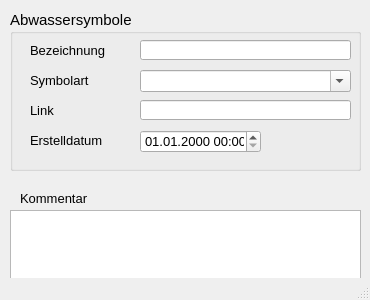
<?xml version="1.0" encoding="UTF-8"?>
<ui version="4.0">
 <class>MainWindow</class>
 <widget class="QMainWindow" name="MainWindow">
  <property name="geometry">
   <rect>
    <x>0</x>
    <y>0</y>
    <width>370</width>
    <height>300</height>
   </rect>
  </property>
  <property name="minimumSize">
   <size>
    <width>370</width>
    <height>300</height>
   </size>
  </property>
  <property name="font">
   <font>
    <family>Tahoma</family>
    <pointsize>10</pointsize>
   </font>
  </property>
  <property name="windowTitle">
   <string>Anbindung Direkteinleiter</string>
  </property>
  <property name="layoutDirection">
   <enum>Qt::LeftToRight</enum>
  </property>
  <widget class="QWidget" name="centralwidget">
   <widget class="QTextEdit" name="kommentar">
    <property name="geometry">
     <rect>
      <x>10</x>
      <y>210</y>
      <width>351</width>
      <height>71</height>
     </rect>
    </property>
    <property name="minimumSize">
     <size>
      <width>0</width>
      <height>0</height>
     </size>
    </property>
    <property name="toolTip">
     <string>&lt;html&gt;&lt;head/&gt;&lt;body&gt;&lt;p&gt;Platz für zusätzliche Kommentare.&lt;/p&gt;&lt;/body&gt;&lt;/html&gt;</string>
    </property>
    <property name="statusTip">
     <string>Platz für zusätzliche Kommentare.</string>
    </property>
   </widget>
   <widget class="QLabel" name="label_15">
    <property name="geometry">
     <rect>
      <x>20</x>
      <y>190</y>
      <width>81</width>
      <height>16</height>
     </rect>
    </property>
    <property name="text">
     <string>Kommentar</string>
    </property>
   </widget>
   <widget class="QGroupBox" name="groupBox_3">
    <property name="geometry">
     <rect>
      <x>10</x>
      <y>10</y>
      <width>351</width>
      <height>161</height>
     </rect>
    </property>
    <property name="font">
     <font>
      <family>Tahoma</family>
      <pointsize>11</pointsize>
     </font>
    </property>
    <property name="title">
     <string>Abwassersymbole</string>
    </property>
    <widget class="QgsDateTimeEdit" name="createdat">
     <property name="geometry">
      <rect>
       <x>130</x>
       <y>120</y>
       <width>121</width>
       <height>23</height>
      </rect>
     </property>
     <property name="font">
      <font>
       <family>Tahoma</family>
       <pointsize>10</pointsize>
      </font>
     </property>
     <property name="currentSection">
      <enum>QDateTimeEdit::DaySection</enum>
     </property>
     <property name="displayFormat">
      <string>dd.MM.yyyy HH:mm</string>
     </property>
    </widget>
    <widget class="QLabel" name="label_71">
     <property name="geometry">
      <rect>
       <x>20</x>
       <y>120</y>
       <width>101</width>
       <height>21</height>
      </rect>
     </property>
     <property name="font">
      <font>
       <family>Tahoma</family>
       <pointsize>10</pointsize>
      </font>
     </property>
     <property name="text">
      <string>Erstelldatum</string>
     </property>
    </widget>
    <widget class="QComboBox" name="art">
     <property name="geometry">
      <rect>
       <x>130</x>
       <y>60</y>
       <width>211</width>
       <height>22</height>
      </rect>
     </property>
     <property name="font">
      <font>
       <family>Tahoma</family>
       <pointsize>10</pointsize>
      </font>
     </property>
     <property name="toolTip">
      <string>&lt;html&gt;&lt;head/&gt;&lt;body&gt;&lt;p&gt;Name der angebundenen Haltung&lt;/p&gt;&lt;/body&gt;&lt;/html&gt;</string>
     </property>
     <property name="statusTip">
      <string>Name der angebundenen Haltung</string>
     </property>
     <property name="editable">
      <bool>true</bool>
     </property>
    </widget>
    <widget class="QLabel" name="label_21">
     <property name="geometry">
      <rect>
       <x>20</x>
       <y>60</y>
       <width>101</width>
       <height>21</height>
      </rect>
     </property>
     <property name="font">
      <font>
       <family>Tahoma</family>
       <pointsize>10</pointsize>
      </font>
     </property>
     <property name="text">
      <string>Symbolart</string>
     </property>
     <property name="alignment">
      <set>Qt::AlignLeading|Qt::AlignLeft|Qt::AlignVCenter</set>
     </property>
    </widget>
    <widget class="QLabel" name="label_4">
     <property name="geometry">
      <rect>
       <x>20</x>
       <y>30</y>
       <width>101</width>
       <height>21</height>
      </rect>
     </property>
     <property name="font">
      <font>
       <family>Tahoma</family>
       <pointsize>10</pointsize>
      </font>
     </property>
     <property name="text">
      <string>Bezeichnung</string>
     </property>
     <property name="alignment">
      <set>Qt::AlignLeading|Qt::AlignLeft|Qt::AlignVCenter</set>
     </property>
    </widget>
    <widget class="QLabel" name="label_72">
     <property name="geometry">
      <rect>
       <x>20</x>
       <y>90</y>
       <width>101</width>
       <height>21</height>
      </rect>
     </property>
     <property name="font">
      <font>
       <family>Tahoma</family>
       <pointsize>10</pointsize>
      </font>
     </property>
     <property name="text">
      <string>Link</string>
     </property>
    </widget>
    <widget class="QLineEdit" name="bezeichnung">
     <property name="geometry">
      <rect>
       <x>130</x>
       <y>30</y>
       <width>211</width>
       <height>20</height>
      </rect>
     </property>
     <property name="font">
      <font>
       <family>Tahoma</family>
       <pointsize>11</pointsize>
      </font>
     </property>
     <property name="toolTip">
      <string>&lt;html&gt;&lt;head/&gt;&lt;body&gt;&lt;p&gt;Eindeutige Bezeichnung&lt;/p&gt;&lt;/body&gt;&lt;/html&gt;</string>
     </property>
     <property name="statusTip">
      <string>Eindeutige Bezeichnung</string>
     </property>
    </widget>
    <widget class="QLineEdit" name="link">
     <property name="geometry">
      <rect>
       <x>130</x>
       <y>90</y>
       <width>211</width>
       <height>20</height>
      </rect>
     </property>
     <property name="font">
      <font>
       <family>Tahoma</family>
       <pointsize>11</pointsize>
      </font>
     </property>
     <property name="toolTip">
      <string>&lt;html&gt;&lt;head/&gt;&lt;body&gt;&lt;p&gt;Eindeutige Bezeichnung&lt;/p&gt;&lt;/body&gt;&lt;/html&gt;</string>
     </property>
     <property name="statusTip">
      <string>Eindeutige Bezeichnung</string>
     </property>
    </widget>
   </widget>
  </widget>
  <widget class="QStatusBar" name="statusbar"/>
 </widget>
 <customwidgets>
  <customwidget>
   <class>QgsDateTimeEdit</class>
   <extends>QDateTimeEdit</extends>
   <header>qgsdatetimeedit.h</header>
  </customwidget>
 </customwidgets>
 <tabstops>
  <tabstop>bezeichnung</tabstop>
  <tabstop>art</tabstop>
  <tabstop>link</tabstop>
  <tabstop>createdat</tabstop>
  <tabstop>kommentar</tabstop>
 </tabstops>
 <resources/>
 <connections/>
</ui>
